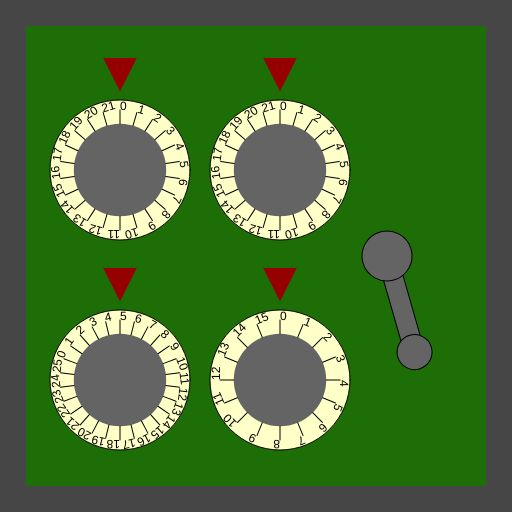
Frame 1 (no input)
Frame 60 (no input): identical to frame 1, image omitted
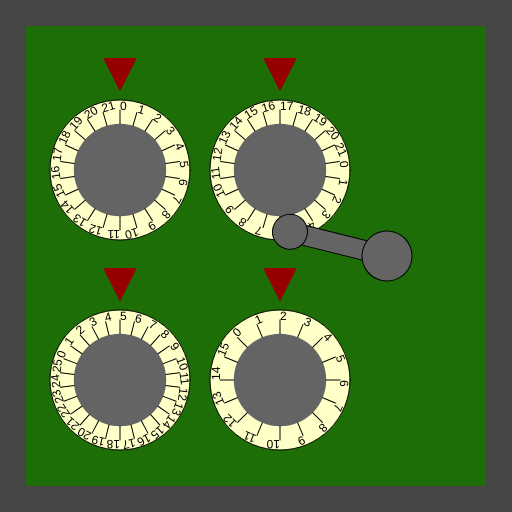
Frame 120 (the mouse pressed at the canvas centre since frame 60)

The p5.js sketch that drew these frames (run headless with seeded random() and noise() and a simulated clock; from frame 60 on, the mouse is pressed at the canvas centre):

// p5.js sketch
// ── sketch.js
/*

Officer: 4098078
CaseNum: 303-2-50768892-4098078

Case 303 - The Case of the Crooked Attorney
Stage 3 - The Gates Bank

I’ve made an appointment for you at the Gates Bank to retrieve your safe deposit box from the vault.
Actually you will break into Torvalds’ one.

Crack the safe by doing the following:

	When the mouse button is released:
	- Make RestrictedSafeValue_0 equal to the value of mouseY
	- Use the 'constrain' function to prevent RestrictedSafeValue_0 from falling below 2 and going above 18

	Whilst the mouse is moving:
	- Decrement RestrictedSafeValue_1 by 3
	- Use the 'constrain' function to prevent RestrictedSafeValue_1 from falling below 5 and going above 20

	When the mouse button is pressed:
	- Make RestrictedSafeValue_2 equal to the value of mouseY
	- Use the 'min' function to prevent RestrictedSafeValue_2 from going above 17

	When the mouse button is pressed:
	- Decrement RestrictedSafeValue_3 by 2
	- Use the 'constrain' function to prevent RestrictedSafeValue_3 from falling below 2 and going above 11

	Whilst the mouse is moving:
	- Make RestrictedSafeValue_4 equal to the value of mouseY
	- Use the 'max' function to prevent RestrictedSafeValue_4 from falling below 16



This time you'll need to create the relevant event handlers yourself.

There are many possible ways of investigating this case, but you
should use ONLY the following commands:

	- The assignment operator aka. the equals sign !
	- mouseX, mouseY
	- Incrementing +=
	- Decrementing -=
	- min, max
	- constrain

*/

//declare the variables

var RestrictedSafeValue_0;
var RestrictedSafeValue_1;
var RestrictedSafeValue_2;
var RestrictedSafeValue_3;
var RestrictedSafeValue_4;


function preload()
{
	//IMAGES WILL BE LOADED HERE

}

function setup()
{
	createCanvas(512,512);

	//initialise the variables
	RestrictedSafeValue_0 = 0;
	RestrictedSafeValue_1 = 0;
	RestrictedSafeValue_2 = 0;
	RestrictedSafeValue_3 = 0;
	RestrictedSafeValue_4 = 0;

}

///////////////////EVENT HANDLERS///////////////////

//Create event handlers here to open the safe ...

//When the mouse button is released:
//- Make RestrictedSafeValue_0 equal to the value of mouseY
//- Use the 'constrain' function to prevent RestrictedSafeValue_0 from falling below 2 and going above 18

function mouseReleased()
{
  console.log("mouseReleased");
  RestrictedSafeValue_0 = constrain(mouseY, 2, 18);
}

//Whilst the mouse is moving:
//- Decrement RestrictedSafeValue_1 by 3
//- Use the 'constrain' function to prevent RestrictedSafeValue_1 from falling below 5 and going above 20

function mouseMoved()
{
  console.log("mouseMoved");
  RestrictedSafeValue_1 -= 3;
  RestrictedSafeValue_1 = constrain(RestrictedSafeValue_1, 5, 20);
  RestrictedSafeValue_4 = max(mouseY, 16);
}

//When the mouse button is pressed:
//- Make RestrictedSafeValue_2 equal to the value of mouseY
//- Use the 'min' function to prevent RestrictedSafeValue_2 from going above 17
//When the mouse button is pressed:
//- Decrement RestrictedSafeValue_3 by 2
//- Use the 'constrain' function to prevent RestrictedSafeValue_3 from falling below 2 and going above 11

function mousePressed()
{
  console.log("mousePressed");
  RestrictedSafeValue_3 -= 2;
  RestrictedSafeValue_3 = constrain(RestrictedSafeValue_3, 2, 11);
  RestrictedSafeValue_2 = min(mouseY, 17);
}

//Whilst the mouse is moving:
//- Make RestrictedSafeValue_4 equal to the value of mouseY
//- Use the 'max' function to prevent RestrictedSafeValue_4 from falling below 16

///////////////DO NOT CHANGE CODE BELOW THIS POINT///////////////////

function draw()
{

	//Draw the safe door
	background(70);
	noStroke();
	fill(29,110,6);
	rect(26,26,width-52,width-52);

	//Draw the combination dials
	push();
	translate(120,170);
	drawDial(140,RestrictedSafeValue_0, 22);
	pop();

	push();
	translate(120,380);
	drawDial(140,RestrictedSafeValue_1, 26);
	pop();

	push();
	translate(280,170);
	drawDial(140,RestrictedSafeValue_2, 22);
	pop();

	push();
	translate(280,380);
	drawDial(140,RestrictedSafeValue_3, 16);
	pop();

	//Draw the lever
	push();
	translate(width - 125,256);
	drawLever(RestrictedSafeValue_4);
	pop();


}

function drawDial(diameter,num,maxNum)
{
	//the combination lock

	var r = diameter * 0.5;
	var p = r * 0.6;

	stroke(0);
	fill(255,255,200);
	ellipse(0,0,diameter,diameter);
	fill(100);
	noStroke();
	ellipse(0,0,diameter*0.66,diameter*0.66);
	fill(150,0,0);
	triangle(
		-p * 0.4,-r-p,
		p * 0.4,-r-p,
		0,-r-p/5
	);

	noStroke();

	push();
	var inc = 360/maxNum;

	rotate(radians(-num * inc));
	for(var i = 0; i < maxNum; i++)
	{
		push();
		rotate(radians(i * inc));
		stroke(0);
		line(0,-r*0.66,0,-(r-10));
		noStroke();
		fill(0);
		text(i,0,-(r-10));
		pop();
	}

	pop();
}

function drawLever(rot)
{
	push();
	rotate(radians(-rot))
	stroke(0);
	fill(100);
	rect(-10,0,20,100);
	ellipse(0,0,50,50);
	ellipse(0,100,35,35);
	pop();
}
